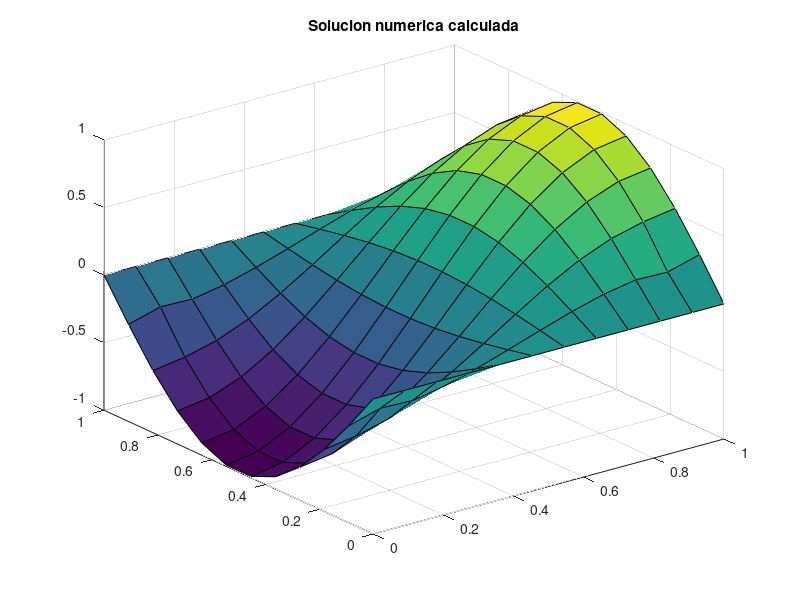

MATLAB code for this plot:
% Ejercio 3 relacion PVF's
%
% Resuelve el problema de valores en la frontera
% \Delta u=2\pi^2sin(\pi y)cos(\pi x)
%
%con (x,y)\in [0,1]\times[0,1]  
% Y valores iniciales
%u(0,y)=-u(1,y)=sin(\pi y),u(x,0)=-u(x,1)=0
%
% Se emplea un esquema de 9 puntos: discretización del operador
% Laplaciano en dimensión dos con una molecula computacional de 9 puntos
%
%El programa resuelve directamente el PVF y representa la solucion

% DEFINIMOS los datos del problema
a = 0; 
b = 1; 
% funcion f(x,y) (evaluable sobre matrices)
f = @(x,y) 2*pi^2*cos(pi*x).*sin(pi*y);      
%
% DEFINIMOS los datos de la discretización
m = 10;      
h = (b-a)/(m+1);
% Puntos del mallado incluidos los contornos
x = linspace(a,b,m+2);  
y = linspace(a,b,m+2); 
[X,Y] = meshgrid(x,y);       
X = X' ;     
Y = Y' ;    
%
% CONSTRUCCION del SEL: 
I = speye(m);  
e = ones(m,1); 
T = spdiags([4*e -20*e 4*e],[-1 0 1],m,m);  
S = spdiags([e e],[-1 1],m,m);
U = spdiags([e 4*e e],[-1 0 1],m,m); 
A = (kron(I,T) + kron(S,U)) /(6* h^2); 
% definimos el término independiente que tiene en cuenta 
% los valores en la frontera.
Iint = 2:m+1 ;      
Jint = 2:m+1 ;
Iext1 = 1:m;
Iext2 = 3:m+2;
Jext1 = 1:m;
Jext2 = 3:m+2;      
Xint = X(Iint,Jint);       
Yint = Y(Iint,Jint);
rhs = f(Xint,Yint);        
% función que determina el valor en la frontera.
% Aunque se evalua en todos los nodos, solo se usaran 
% los de la frontera a continuación. De nuevo tomamos el valor de la función 
%solución para más exactitud, en caso de tener que usar los datos de las condiciones
%iniciales basta con evaluar las funciones allí definidas en los términos específicos
usoln = -cos(pi*X).*sin(pi*Y);             
% se incorpora en rhs los valores en la frontera calculados con la formula
rhs(:,1) = rhs(:,1) - 4*usoln(Iint,1)/(6*h^2)-usoln(Iext1,1)/(6*h^2)-usoln(Iext2,1)/(6*h^2);
rhs(:,m) = rhs(:,m) - 4*usoln(Iint,m+2)/(6*h^2)-usoln(Iext1,m+2)/(6*h^2)-usoln(Iext2,m+2)/(6*h^2);
rhs(1,:) = rhs(1,:) - 4*usoln(1,Jint)/(6*h^2)-usoln(1,Jext2)/(6*h^2)-usoln(1,Jext1)/(6*h^2);
rhs(m,:) = rhs(m,:) - 4*usoln(m+2,Jint)/(6*h^2)-usoln(m+2,Jext2)/(6*h^2)-usoln(m+2,Jext1)/(6*h^2);
%En la realizacion de rhs veo que los terminos extremos estan repetidos dos veces
%divido entre dos para solucionar el problema
rhs(1,m) = rhs(1,m)/2;
rhs(m,m) = rhs(m,m)/2;
rhs(1,1) = rhs(1,1)/2;
rhs(m,1) = rhs(m,1)/2;

% Convertimos la matriz rhs en un vector columna  
F = reshape(rhs,m*m,1);  
%
% RESOLVEMOS el SEL:
uvec = A\F;  
%
% REPRESENTAMOS la solución numérica
usoln(Iint,Jint) = reshape(uvec,m,m);
surf(X,Y,usoln);
axis([a b a b]);
title('Solucion numerica calculada');